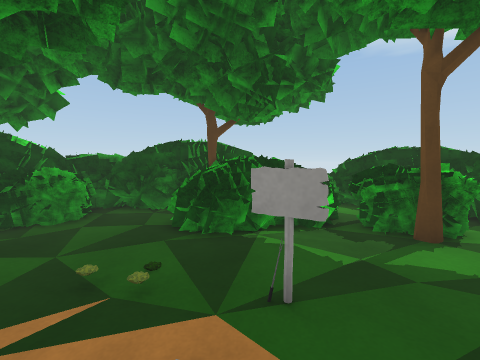
[1] (above)

12 first-person views from a walk through a Unity game level. The camera is 1.5 m above the floor, tilts 4° down and sees 90° across. The floor is counted in squares, 1 m on a side. Each view is taken from the middle of a square. On the plan, view 1 faces up. The plan holds only what a view shows up to about 13 squares ahead; the rest is blank. The place goes on beyond the plan. The player is left out. Some surface patterns are stand-ins.

[2]
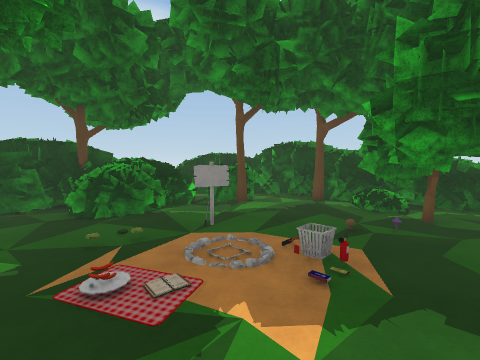

[3]
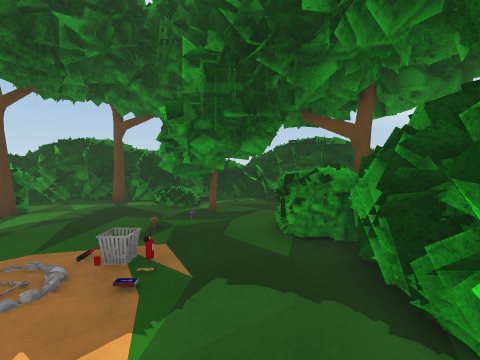

[4]
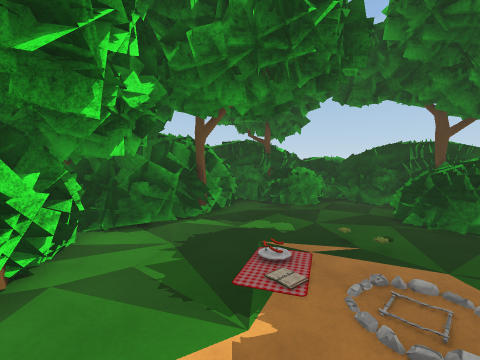

[5]
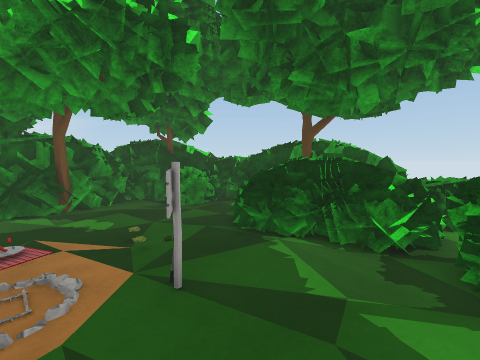

[6]
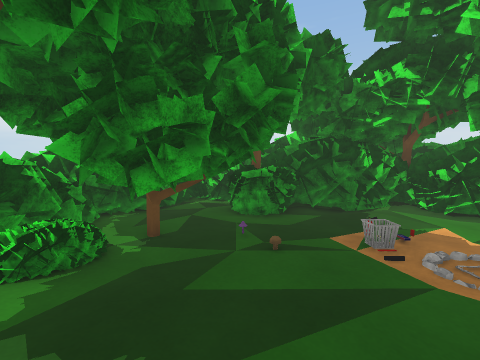

[7]
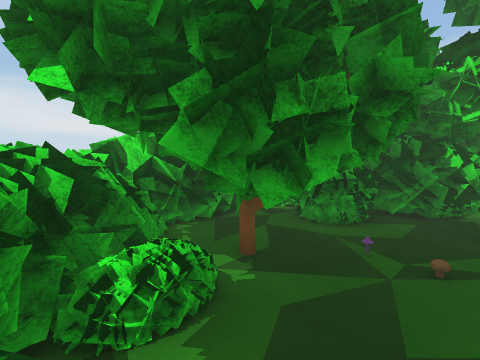

[8]
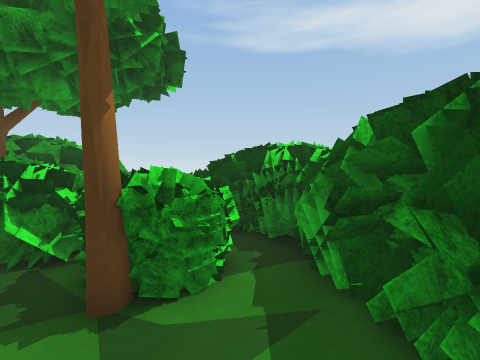

[9]
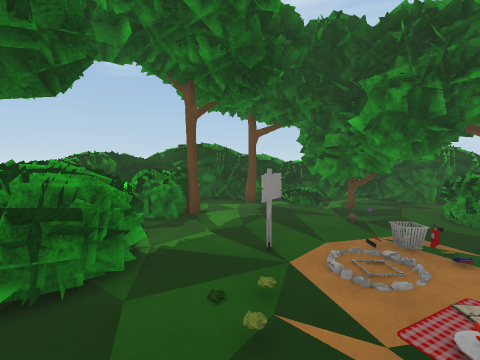

[10]
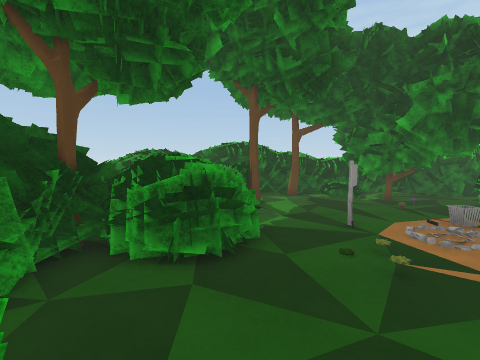

[11]
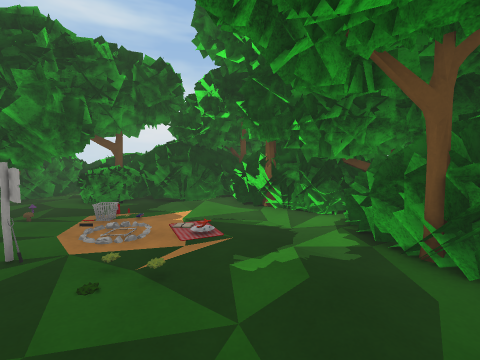

[12]
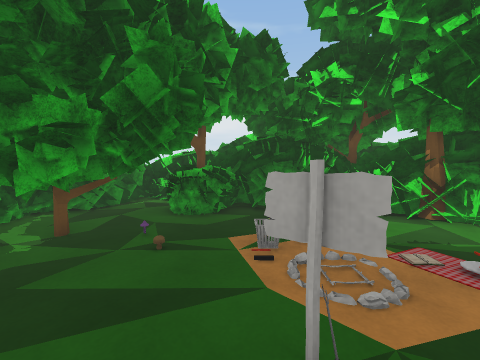

### Floor plan
Key: @ floor where view 1 was taken; # wall or solid block; . main floor; : floor 0.25 m higher than the main floor; / step, stairs or slope; = window, fence, low wall or low ledge; T tree; B bush; S sign; M mushroom; O other object.
Columns run from 8 left of view 1 to 8 right of it. Each row starts with its distance up from view 1.
  9   ########OO###
  8   #####T##O=####
  7   #BB==OOOO. ###
  6  ##BB..OOOOBBB##
  5 ##.....OOO.BBB##
  4 ##..........T.##
  3  ##.:.///.....T##
  2  #T.....#S....T##
  1 ###...O.......=##
  0 ### ....@OM.TTB##
 -1  ###.......OTTT##
 -2  ###T......TTT =#
 -3    ###....BB..###
 -4     ######BB.####
 -5     ######T .###
 -6          ######

Positions as (right, up) in squares from view 1, and headings:
1: (0, 0), facing up
2: (-3, -2), facing up-right
3: (-3, -2), facing right
4: (0, -2), facing up-left
5: (3, 1), facing up-left
6: (3, 4), facing down
7: (5, 3), facing down
8: (5, 2), facing up
9: (-4, 3), facing right
10: (-5, 5), facing right
11: (-3, 6), facing down
12: (1, 4), facing down
